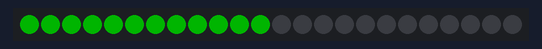
This sketch was run on a simulated Arduino Uno, built with avr-gcc and run on an emulated ATmega328P. On the bench: 24 RGB LEDs in strip order, left to right. Dim RGB values are drawn brighter than linear; the strip is taken to match the declared colour order.

Above: at 0.6 s.
At 5.71 s:
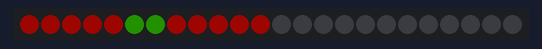
At 11.1 s:
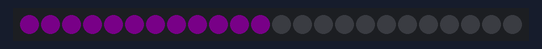
At 18.85 s:
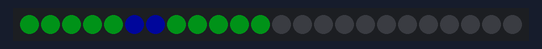
At 26.8 s:
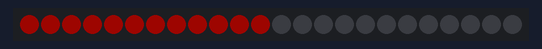
At 37.4 s:
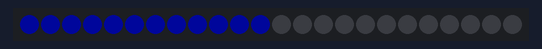

Measured:
- what the display in image 2 shows lasts 2.1 s, from 11.0 s to 13.1 s

The sketch:

GlassBlockEdgeLit.ino
```cpp
#include <Arduino.h>

#include <Adafruit_NeoPixel.h>

#define PIN 5


const int  block_diagonal[][12] = {
                                    {11,0,10,1,9,2,8,3,7,4,6,5}
                                 };

extern const uint8_t gamma[];

Adafruit_NeoPixel strip = Adafruit_NeoPixel(24, PIN, NEO_BRG + NEO_KHZ800);


void block_diagonal_wipe_fwd(int block_num, uint32_t color, unsigned long dly){

   for (int i=0; i<sizeof(block_diagonal[block_num]); i++){
      strip.setPixelColor(block_diagonal[block_num][i++], color);
      strip.setPixelColor(block_diagonal[block_num][i], color);

      strip.show();
      delay(dly);
   }

}

void block_diagonal_wipe_rev(int block_num, uint32_t color, unsigned long dly){

   for (int i=sizeof(block_diagonal[block_num])-1; i > -1; i--){
      strip.setPixelColor(block_diagonal[block_num][i--], color);
      strip.setPixelColor(block_diagonal[block_num][i], color);

      strip.show();
      delay(dly);
   }

}


void setup() {

   strip.begin();
   strip.show(); // Initialize all pixels to 'off'
   strip.setBrightness(64);


   Serial.begin(115200);

}


void loop(){

   int pixel = 0;

   for (int pos=0; pos<256; pos+=16){
      uint32_t color = Wheel(pos);

      block_diagonal_wipe_fwd(0, color, 100);

      pos += 16;

      block_diagonal_wipe_rev(0, color, 100);


      strip.show();
      delay(200);


  //       delay(3000);


   }

}

uint32_t adjustBrightness(uint32_t color, uint32_t shift){

   Serial.print("shift: ");
   Serial.println(shift);

   uint32_t new_red = ((color >> 16)  & 0xFF) >> shift;
   uint32_t new_grn = ((color >> 8)  & 0xFF) >> shift;
   uint32_t new_blu = (color & 0xFF) >> shift;

   Serial.print("red: ");
   Serial.println(((color >> 16)  & 0xFF));
   Serial.print("new_red: ");
   Serial.println(new_red<<16);

   return (new_red << 16) + (new_grn << 8) + new_blu;


}

// Input a value 0 to 255 to get a color value.
// The colours are a transition r - g - b - back to r.
uint32_t Wheel(byte WheelPos) {
  if(WheelPos < 85) {
   return strip.Color(pgm_read_byte(&gamma[WheelPos * 3]), pgm_read_byte(&gamma[255 - WheelPos * 3]), 0);
  } else if(WheelPos < 170) {
   WheelPos -= 85;
   return strip.Color(pgm_read_byte(&gamma[255 - WheelPos * 3]), 0, pgm_read_byte(&gamma[WheelPos * 3]));
  } else {
   WheelPos -= 170;
   return strip.Color(0, pgm_read_byte(&gamma[WheelPos * 3]), pgm_read_byte(&gamma[255 - WheelPos * 3]));
  }
}


const uint8_t PROGMEM gamma[] = {
    0,  0,  0,  0,  0,  0,  0,  0,  0,  0,  0,  0,  0,  0,  0,  0,
    0,  0,  0,  0,  0,  0,  0,  0,  0,  0,  0,  0,  1,  1,  1,  1,
    1,  1,  1,  1,  1,  1,  1,  1,  1,  2,  2,  2,  2,  2,  2,  2,
    2,  3,  3,  3,  3,  3,  3,  3,  4,  4,  4,  4,  4,  5,  5,  5,
    5,  6,  6,  6,  6,  7,  7,  7,  7,  8,  8,  8,  9,  9,  9, 10,
   10, 10, 11, 11, 11, 12, 12, 13, 13, 13, 14, 14, 15, 15, 16, 16,
   17, 17, 18, 18, 19, 19, 20, 20, 21, 21, 22, 22, 23, 24, 24, 25,
   25, 26, 27, 27, 28, 29, 29, 30, 31, 32, 32, 33, 34, 35, 35, 36,
   37, 38, 39, 39, 40, 41, 42, 43, 44, 45, 46, 47, 48, 49, 50, 50,
   51, 52, 54, 55, 56, 57, 58, 59, 60, 61, 62, 63, 64, 66, 67, 68,
   69, 70, 72, 73, 74, 75, 77, 78, 79, 81, 82, 83, 85, 86, 87, 89,
   90, 92, 93, 95, 96, 98, 99,101,102,104,105,107,109,110,112,114,
  115,117,119,120,122,124,126,127,129,131,133,135,137,138,140,142,
  144,146,148,150,152,154,156,158,160,162,164,167,169,171,173,175,
  177,180,182,184,186,189,191,193,196,198,200,203,205,208,210,213,
  215,218,220,223,225,228,231,233,236,239,241,244,247,249,252,255 };
```
